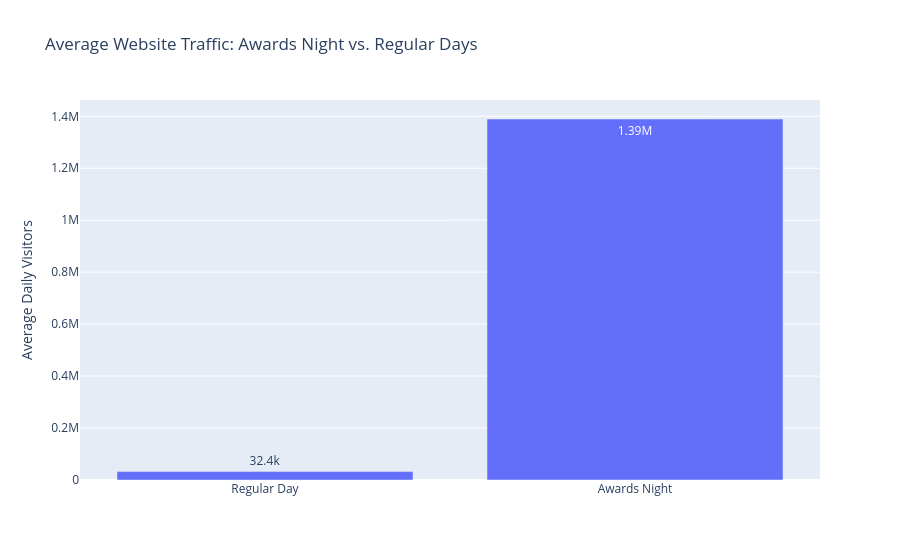

The code cell stored with this chart in its notebook:
### Code cell
fig = px.bar(
    awards_night_traffic,
    x="day_type",
    y="visitors",
    text_auto=".3s",
    title="Average Website Traffic: Awards Night vs. Regular Days",
    labels={
        "day_type": "",
        "visitors": "Average Daily Visitors"
    }
)

fig.show()

### Figure 1 — Plotly figure (JSON) as saved in the notebook; plotly's stock layout.template omitted (floating-point values rounded to 4 significant figures)
{"data": [{"hovertemplate": "=%{x}<br>Average Daily Visitors=%{y}<extra></extra>", "legendgroup": "", "marker": {"color": "#636efa", "pattern": {"shape": ""}}, "name": "", "orientation": "v", "showlegend": false, "textposition": "auto", "texttemplate": "%{y:.3s}", "type": "bar", "x": ["Regular Day", "Awards Night"], "xaxis": "x", "y": [32390.0, 1390000.0], "yaxis": "y"}], "layout": {"barmode": "relative", "legend": {"tracegroupgap": 0}, "title": {"text": "Average Website Traffic: Awards Night vs. Regular Days"}, "xaxis": {"anchor": "y", "domain": [0, 1], "title": {"text": ""}}, "yaxis": {"anchor": "x", "domain": [0, 1], "title": {"text": "Average Daily Visitors"}}}}
